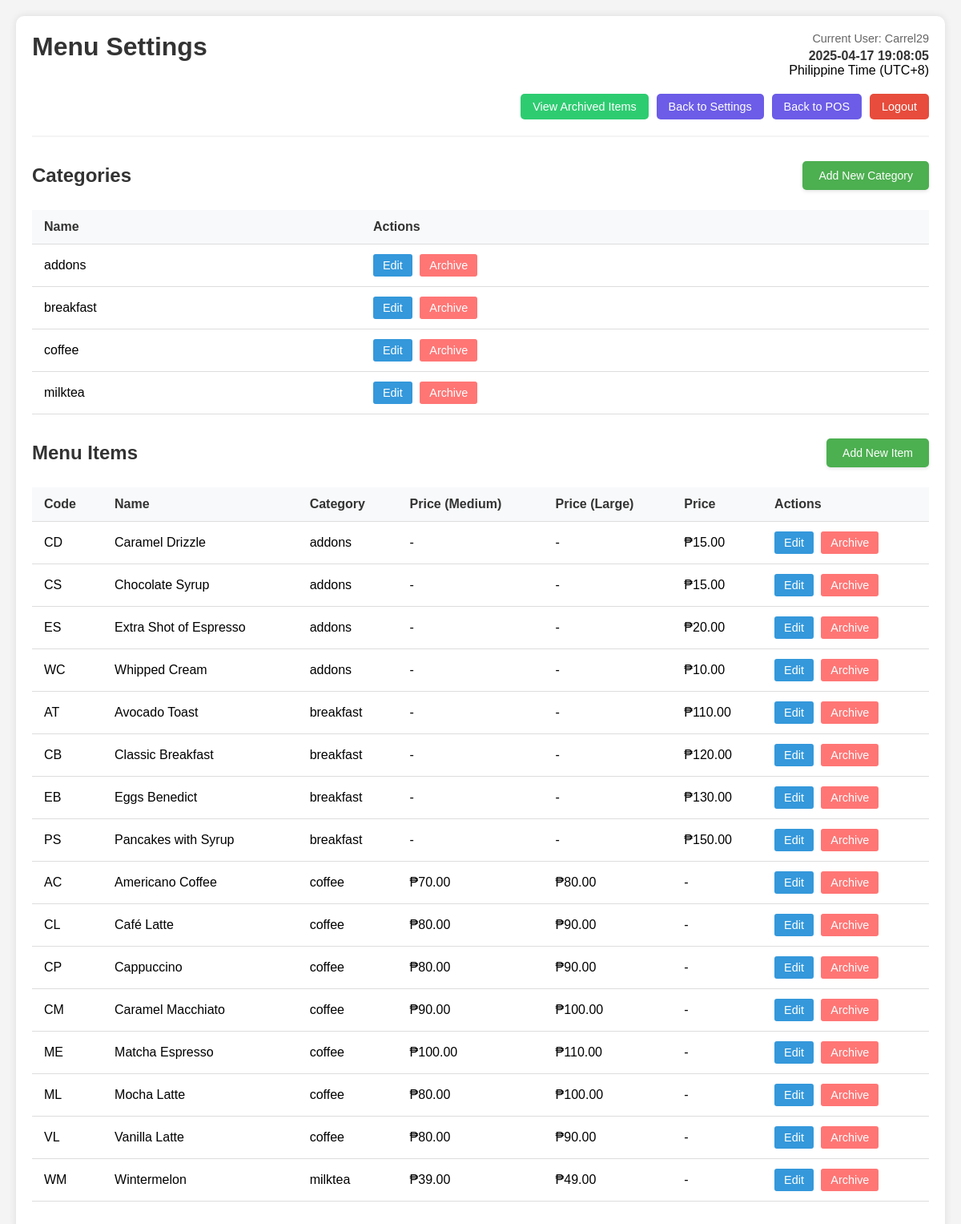
The page /menu_settings.php (signed in) on the database its author committed.
### tables this page shows
CREATE TABLE IF NOT EXISTS `categories` (
  `id` int NOT NULL AUTO_INCREMENT,
  `name` varchar(50) NOT NULL,
  `archived` tinyint(1) DEFAULT '0',
  PRIMARY KEY (`id`)
);

CREATE TABLE IF NOT EXISTS `products` (
  `id` int NOT NULL AUTO_INCREMENT,
  `name` varchar(100) NOT NULL,
  `code` varchar(10) NOT NULL,
  `price_medium` decimal(10,2) DEFAULT NULL,
  `price_large` decimal(10,2) DEFAULT NULL,
  `price` decimal(10,2) DEFAULT NULL,
  `category_id` int DEFAULT NULL,
  `archived` tinyint(1) DEFAULT '0',
  PRIMARY KEY (`id`),
  KEY `category_id` (`category_id`)
);

### menu_settings.php (the view, shortened to what this page needs)
<?php
$conn = new mysqli("localhost", "root", "", "cafe_pos");
$show_archived = isset($_GET['show_archived']) && $_GET['show_archived'] == 1;
$archived_clause = $show_archived ? "archived = 1" : "archived = 0";
$categories = $conn->query("SELECT * FROM categories WHERE $archived_clause ORDER BY name");
$products = $conn->query("SELECT p.*, c.name as category_name
                         FROM products p
                         LEFT JOIN categories c ON p.category_id = c.id
                         WHERE p.$archived_clause
                         ORDER BY c.name, p.name");
?>
<!DOCTYPE html>
<html lang="en">
<head>
    <link rel="stylesheet" href="css/settings.css">
</head>
<body>
    <div class="container">
        <div class="header">
            <h1><?php echo $show_archived ? 'Archived Items' : 'Menu Settings'; ?></h1>
            <div>
                <div class="user-info">
                    <span>Current User: <?php echo htmlspecialchars($_SESSION['username']); ?></span>
                    <div id="current-datetime" class="datetime">
                    </div>
                    <div class="datetime-label">
                        Philippine Time (UTC+8)
                    </div>
                </div>
                <div class="header-buttons">
                    <a href="?<?php echo $show_archived ? '' : 'show_archived=1'; ?>" class="toggle-archived">
                        <?php echo $show_archived ? 'Back to Active Items' : 'View Archived Items'; ?>
                    </a>
                    <a href="settings.php" class="back-button">Back to Settings</a>
                    <a href="index.php" class="back-button">Back to POS</a>
                    <a href="logout.php" class="logout-button">Logout</a>
                </div>
            </div>
        </div>
        <div class="section">
            <div class="section-header">
                <h2><?php echo $show_archived ? 'Archived Categories' : 'Categories'; ?></h2>
                <?php if (!$show_archived): ?>
                    <button class="add-btn" onclick="document.getElementById('addCategoryModal').style.display='block'">Add New Category</button>
                <?php endif; ?>
            </div>
            <table class="category-table">
                <thead>
                    <tr>
                        <th>Name</th>
                        <th>Actions</th>
                    </tr>
                </thead>
                <tbody>
                    <?php while($category = $categories->fetch_assoc()): ?>
                    <tr>
                        <td><?php echo htmlspecialchars($category['name']); ?></td>
                        <td>
                        <?php if ($show_archived): ?>
                            <button class="restore-btn" onclick="confirmRestore('category', <?php echo $category['id']; ?>)">
                                Restore
                            </button>
                        <?php else: ?>
                            <button class="edit-btn" onclick="showEditCategoryModal(<?php echo htmlspecialchars(json_encode($category)); ?>)">
                                Edit
                            </button>
                            <button class="archive-btn" onclick="confirmArchive('category', <?php echo $category['id']; ?>)">
                                Archive
                            </button>
                        <?php endif; ?>
                    </td>
                    </tr>
                    <?php endwhile; ?>
                </tbody>
            </table>
        </div>
        <div class="section">
        <div class="section-header">
            <h2><?php echo $show_archived ? 'Archived Menu Items' : 'Menu Items'; ?></h2>
            <?php if (!$show_archived): ?>
                <button class="add-btn" onclick="document.getElementById('addItemModal').style.display='block'">Add New Item</button>
            <?php endif; ?>
        </div>
            <table class="items-table">
                <thead>
                    <tr>
                        <th>Code</th>
                        <th>Name</th>
                        <th>Category</th>
                        <th>Price (Medium)</th>
                        <th>Price (Large)</th>
                        <th>Price</th>
                        <th>Actions</th>
                    </tr>
                </thead>
                <tbody>
                    <?php while($item = $products->fetch_assoc()): ?>
                    <tr>
                        <td><?php echo htmlspecialchars($item['code']); ?></td>
                        <td><?php echo htmlspecialchars($item['name']); ?></td>
                        <td><?php echo htmlspecialchars($item['category_name']); ?></td>
                        <td><?php echo $item['price_medium'] ? '₱'.number_format($item['price_medium'], 2) : '-'; ?></td>
                        <td><?php echo $item['price_large'] ? '₱'.number_format($item['price_large'], 2) : '-'; ?></td>
                        <td><?php echo $item['price'] ? '₱'.number_format($item['price'], 2) : '-'; ?></td>
                        <td>
                        <?php if ($show_archived): ?>
                            <button class="restore-btn" onclick="confirmRestore('item', <?php echo $item['id']; ?>)">
                                Restore
                            </button>
                        <?php else: ?>
                            <button class="edit-btn" onclick="showEditItemModal(<?php echo htmlspecialchars(json_encode($item)); ?>)">
                                Edit
                            </button>
                            <button class="archive-btn" onclick="confirmArchive('item', <?php echo $item['id']; ?>)">
                                Archive
                            </button>
                        <?php endif; ?>
                    </td>
                    </tr>
                    <?php endwhile; ?>
                </tbody>
            </table>
        </div>
    </div>
</body>
</html>

### css/settings.css (style rules this page uses)
body { font-family: 'Arial', sans-serif; margin: 0; padding: 20px; background-color: #f4f4f4; }
.container { max-width: 1200px; margin: 0 auto; background-color: white; padding: 20px; border-radius: 10px; box-shadow: 0 0 10px rgba(0,0,0,0.1); }
.header { display: flex; justify-content: space-between; align-items: flex-start; margin-bottom: 20px; padding-bottom: 20px; border-bottom: 2px solid #f4f4f4; }
.header h1 { color: #333; margin: 0; }
.header > div { display: flex; flex-direction: column; align-items: flex-end; }
.user-info { text-align: right; margin-bottom: 10px; }
.user-info span { display: block; margin-bottom: 5px; color: #666; font-size: 0.9em; }
#current-datetime { font-weight: bold; color: #333; }
.header-buttons { display: flex; gap: 10px; align-items: center; margin-top: 10px; }
.back-button, .logout-button, .toggle-archived { padding: 8px 15px; border-radius: 5px; text-decoration: none; transition: background-color 0.3s; font-size: 0.9em; color: white; border: none; cursor: pointer; }
.back-button { background-color: #6c5ce7; }
.logout-button { background-color: #e74c3c; }
.toggle-archived { background-color: #2ecc71; }
.section-header { display: flex; justify-content: space-between; align-items: center; margin-bottom: 15px; padding: 10px 0; }
.section-header h2 { margin: 0; color: #333; }
.add-btn { background-color: #4CAF50; color: white; border: none; padding: 10px 20px; border-radius: 5px; cursor: pointer; font-size: 14px; text-decoration: none; display: inline-block; transition: background-color 0.3s; box-shadow: 0 2px 4px rgba(0,0,0,0.1); }
table { width: 100%; border-collapse: collapse; margin-bottom: 20px; background-color: white; }
th, td { padding: 12px 15px; text-align: left; border-bottom: 1px solid #ddd; }
th { background-color: #f8f9fa; color: #333; font-weight: 600; }
.edit-btn, .archive-btn, .restore-btn { padding: 6px 12px; border: none; border-radius: 3px; cursor: pointer; font-size: 0.9em; color: white; transition: background-color 0.3s; margin-right: 5px; }
.edit-btn { background-color: #3498db; }
.archive-btn { background-color: #ff7675; }

### menu_settings.php (style rules this page uses)
.add-btn { background-color: #4CAF50; color: white; border: none; padding: 10px 20px; border-radius: 5px; cursor: pointer; font-size: 14px; text-decoration: none; display: inline-block; transition: background-color 0.3s; box-shadow: 0 2px 4px rgba(0,0,0,0.1); }

### rows shown on the page
categories: name "addons"
categories: name "breakfast"
categories: name "coffee"
categories: name "milktea"
products: code "CD", name "Caramel Drizzle", category.name "addons", price "15.00"
products: code "CS", name "Chocolate Syrup", category.name "addons", price "15.00"
products: code "ES", name "Extra Shot of Espresso", category.name "addons", price "20.00"
products: code "WC", name "Whipped Cream", category.name "addons", price "10.00"
products: code "AT", name "Avocado Toast", category.name "breakfast", price "110.00"
products: code "CB", name "Classic Breakfast", category.name "breakfast", price "120.00"
products: code "EB", name "Eggs Benedict", category.name "breakfast", price "130.00"
products: code "PS", name "Pancakes with Syrup", category.name "breakfast", price "150.00"
products: code "AC", name "Americano Coffee", category.name "coffee", price_medium "70.00", price_large "80.00"
products: code "CL", name "Café Latte", category.name "coffee", price_medium "80.00", price_large "90.00"
products: code "CP", name "Cappuccino", category.name "coffee", price_medium "80.00", price_large "90.00"
products: code "CM", name "Caramel Macchiato", category.name "coffee", price_medium "90.00", price_large "100.00"
products: code "ME", name "Matcha Espresso", category.name "coffee", price_medium "100.00", price_large "110.00"
products: code "ML", name "Mocha Latte", category.name "coffee", price_medium "80.00", price_large "100.00"
products: code "VL", name "Vanilla Latte", category.name "coffee", price_medium "80.00", price_large "90.00"
products: code "WM", name "Wintermelon", category.name "milktea", price_medium "39.00", price_large "49.00"

### other values the page prints
$_SESSION['username'] "Carrel29"
